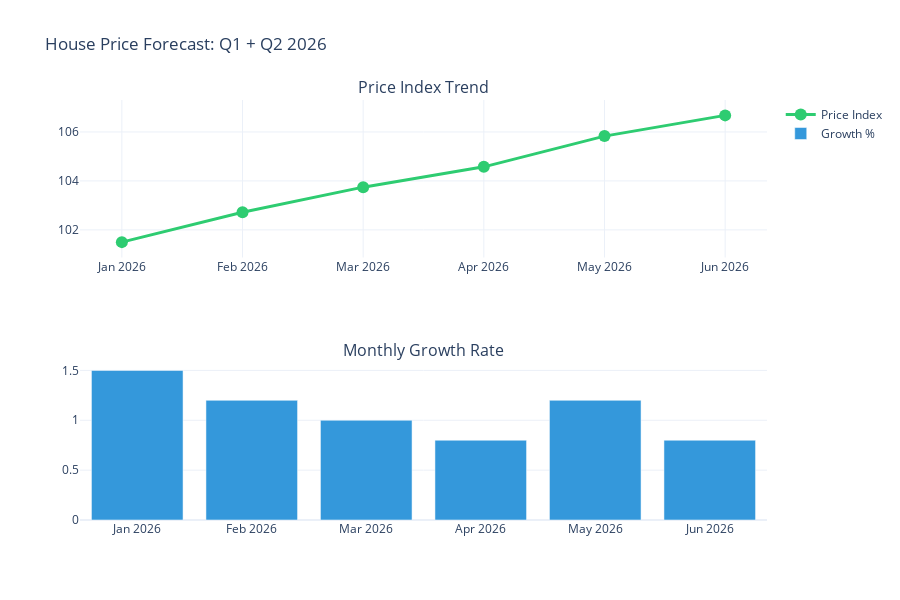

Here is the notebook cell this chart was saved with:
### Markdown cell above
---
## 3. Economic Analysis & Forecasting

### 3.1 Why Are House Prices Rising?

Key macroeconomic factors driving housing prices:

| Factor | Impact | Trend |
|--------|--------|-------|
| **Interest Rates** | Low rates = cheaper mortgages = higher demand | ↗️ Rising slowly |
| **Construction Costs** | Timber, steel, labor costs increasing | ↗️ Increasing |
| **Supply Shortage** | Limited new construction vs demand | ↗️ Persistent |
| **Remote Work** | Suburban home demand surge | → Stabilizing |
| **Investment Demand** | Real estate as inflation hedge | ↗️ Strong |

### 3.2 Potential Future Declines

**Risk Factors:**
- 📈 Interest rate hikes reducing affordability
- 📉 Economic recession reducing purchasing power
- 🏗️ New construction catching up with demand

### Code cell
# House Price Index Forecast for 2026
months = ['Jan 2026', 'Feb 2026', 'Mar 2026', 'Apr 2026', 'May 2026', 'Jun 2026']
baseline = 100
growth_rates = [0.015, 0.012, 0.010, 0.008, 0.012, 0.008]

# Calculate cumulative index
index_values = [baseline]
for rate in growth_rates:
    index_values.append(index_values[-1] * (1 + rate))
index_values = index_values[1:]

# Create forecast dataframe
forecast_df = pd.DataFrame({
    'Month': months,
    'Index': index_values,
    'Growth': [r*100 for r in growth_rates]
})

# Interactive chart
fig = make_subplots(rows=2, cols=1, subplot_titles=('Price Index Trend', 'Monthly Growth Rate'))

# Index trend
fig.add_trace(
    go.Scatter(x=months, y=index_values, mode='lines+markers',
               name='Price Index', line=dict(color='#2ecc71', width=3),
               marker=dict(size=12)),
    row=1, col=1
)

# Growth rates
fig.add_trace(
    go.Bar(x=months, y=[r*100 for r in growth_rates],
           name='Growth %', marker_color='#3498db'),
    row=2, col=1
)

fig.update_layout(
    height=600,
    title_text='House Price Forecast: Q1 + Q2 2026',
    showlegend=True,
    template='plotly_white'
)

fig.show()

print(f'📊 Projected Q1 2026 Growth: {(index_values[2]/100 - 1)*100:.2f}%')
print(f'📊 Projected H1 2026 Growth: {(index_values[5]/100 - 1)*100:.2f}%')

### Figure 1 — Plotly figure (JSON) as saved in the notebook; plotly's stock layout.template omitted (floating-point values rounded to 4 significant figures)
{"data": [{"line": {"color": "#2ecc71", "width": 3}, "marker": {"size": 12}, "mode": "lines+markers", "name": "Price Index", "type": "scatter", "x": ["Jan 2026", "Feb 2026", "Mar 2026", "Apr 2026", "May 2026", "Jun 2026"], "xaxis": "x", "y": [101.5, 102.7, 103.7, 104.6, 105.8, 106.7], "yaxis": "y"}, {"marker": {"color": "#3498db"}, "name": "Growth %", "type": "bar", "x": ["Jan 2026", "Feb 2026", "Mar 2026", "Apr 2026", "May 2026", "Jun 2026"], "xaxis": "x2", "y": [1.5, 1.2, 1, 0.8, 1.2, 0.8], "yaxis": "y2"}], "layout": {"annotations": [{"font": {"size": 16}, "showarrow": false, "text": "Price Index Trend", "x": 0.5, "xanchor": "center", "xref": "paper", "y": 1, "yanchor": "bottom", "yref": "paper"}, {"font": {"size": 16}, "showarrow": false, "text": "Monthly Growth Rate", "x": 0.5, "xanchor": "center", "xref": "paper", "y": 0.375, "yanchor": "bottom", "yref": "paper"}], "height": 600, "showlegend": true, "title": {"text": "House Price Forecast: Q1 + Q2 2026"}, "xaxis": {"anchor": "y", "domain": [0, 1]}, "xaxis2": {"anchor": "y2", "domain": [0, 1]}, "yaxis": {"anchor": "x", "domain": [0.625, 1]}, "yaxis2": {"anchor": "x2", "domain": [0, 0.375]}}}
